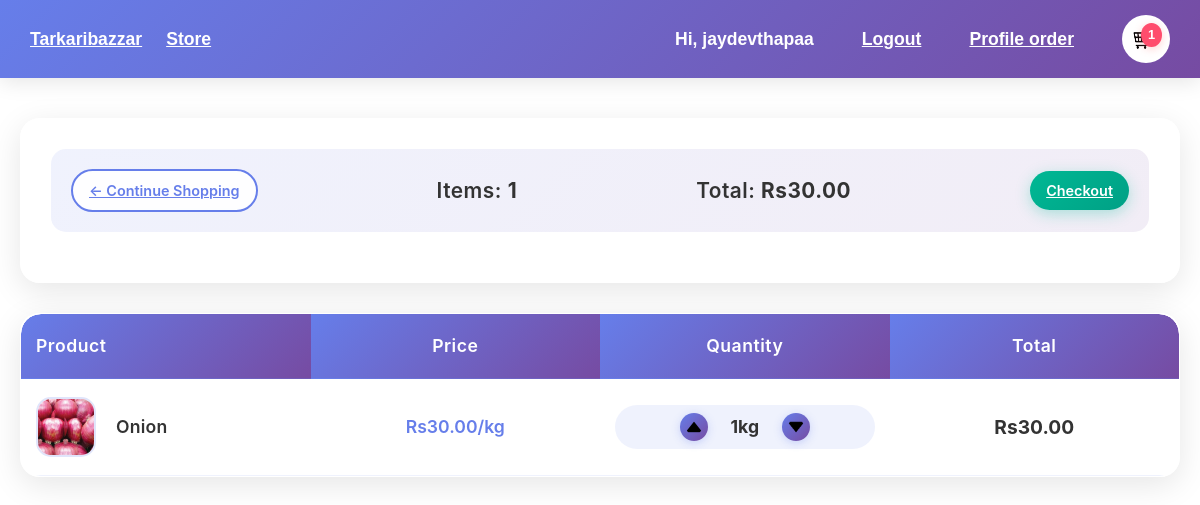
The page /cart/ (signed in) on the database as committed earlier.
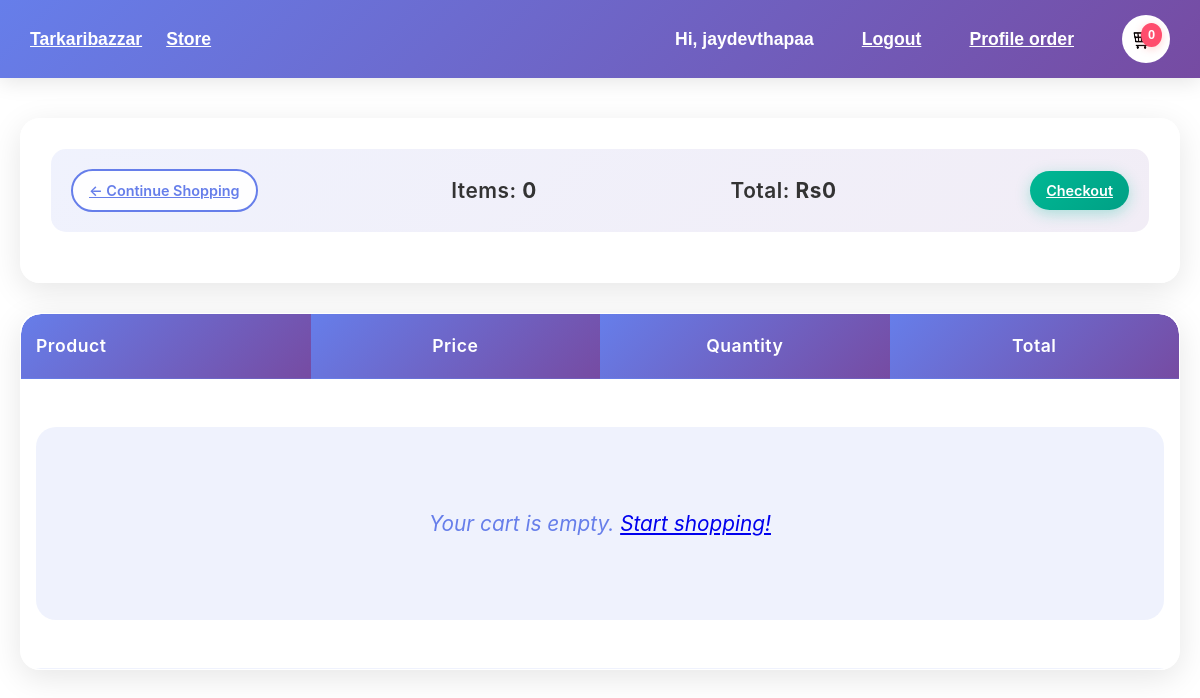
The same page on the database as committed later.
### store/models.py (models this page shows, shortened)
class Order(models.Model):
    customer = models.ForeignKey(Customer, on_delete=models.SET_NULL, blank=True, null=True)
    date_orderd = models.DateTimeField(auto_now_add=True)
    complete = models.BooleanField(default=False, null=True, blank=False)
    transaction_id = models.CharField(max_length=100, null=True, blank=True)
    ref_id = models.CharField(max_length=100, null=True, blank=True)
    payment_status = models.CharField(max_length=20, default='pending', choices=[
        ('pending', 'Pending'),
        ('processing', 'Processing'),
        ('shipped', 'Shipped'),
        ('delivered', 'Delivered'),
        ('completed', 'Completed'),
        ('failed', 'Failed'),
        ('cancelled', 'Cancelled'),
    ])
    payment_error = models.TextField(null=True, blank=True)
    esewa_payment_id = models.CharField(max_length=100, null=True, blank=True)
    esewa_merchant_id = models.CharField(max_length=100, null=True, blank=True)
    payment_method = models.CharField(max_length=20, default='esewa', choices=[
        ('esewa', 'eSewa'),
        ('cod', 'Cash on Delivery'),
    ])
    @property
    def get_cart_total(self):
        orderitems = self.orderitem_set.all()
        total = sum([item.get_total for item in orderitems])
        return total
    @property
    def get_cart_items(self):
        orderitems = self.orderitem_set.all()
        total = len([item for item in orderitems if item.product is not None])
        return total

class OrderItem(models.Model):
    product=models.ForeignKey(Product,on_delete=models.SET_NULL,blank=True,null=True)
    order=models.ForeignKey(Order,on_delete=models.SET_NULL,blank=True,null=True)
    quantity=models.IntegerField(default=0,null=True,blank=True)
    date_added=models.DateTimeField(auto_now_add=True)
    @property
    def get_total(self):
        if self.product is None:
            return 0
        total = self.product.price * self.quantity
        return total

class Product(models.Model):
    name= models.CharField(max_length=100, null=True)
    price = models.DecimalField(max_digits=10, decimal_places=2, default=0.00)
    digital=models.BooleanField(default=False, null=True, blank=False)
    image=models.ImageField(null=True,blank=True)
    about_products = models.TextField(null=True, blank=True, help_text='Brief introduction about the product')
    @property
    def imageURL(self):
        try:
            url= self.image.url
        except:
            url=''
        return url

### store/views.py (the view)
# urls.py: path('cart/', views.cart, name="cart"),
@login_required
def cart(request):
    customer, _ = Customer.objects.get_or_create(user=request.user)
    order, _ = Order.objects.get_or_create(customer=customer, complete=False)
    items = [i for i in order.orderitem_set.all() if i.product]
    return render(request, 'store/cart.html', {
        'items': items, 'order': order, 'cartItems': order.get_cart_items
    })

### store/templates/store/cart.html
{% extends 'store/main.html' %}
{% load static %}
{% block content %}
<link rel="stylesheet" type="text/css" href="{% static 'css/main.css' %}">
<div class="row">
    <div class="col-lg-12">
        <div class="box-element">
            <div class="cart-summary">
                <a class="btn btn-outline-dark" href="{% url 'store' %}">&#x2190; Continue Shopping</a>
                <h5>Items: <strong>{{order.get_cart_items}}</strong></h5>
                <h5>Total: <strong>Rs{{order.get_cart_total}}</strong></h5>
                <a class="btn btn-success" href="{% url 'checkout' %}">Checkout</a>
            </div>
        </div>
        <div class="cart-container">
            <div class="cart-items-container">
                <table class="cart-table">
                    <thead>
                        <tr>
                            <th class="product-col">Product</th>
                            <th class="price-col">Price</th>
                            <th class="qty-col">Quantity</th>
                            <th class="total-col">Total</th>
                        </tr>
                    </thead>
                    <tbody>
                        {% if items %}
                            {% for item in items %}
                            <tr class="cart-row">
                                <td class="product-col">
                                    <div class="product-content">
                                        <img class="row-image" src="{{item.product.imageURL}}" alt="{{item.product.name}}">
                                        <span class="product-name">{{item.product.name}}</span>
                                    </div>
                                </td>
                                <td class="price-col">
                                    <span class="price">Rs{{item.product.price}}/kg</span>
                                </td>
                                <td class="qty-col">
                                    <div class="quantity-controls">
                                        <img data-product={{item.product.id}} data-action="add" class="chg-quantity update-cart" src="{% static 'css/images/arrowup.png'%}" alt="Increase" title="Increase quantity">
                                        <span class="quantity-display">{{item.quantity}}kg</span>
                                        <img data-product={{item.product.id}} data-action="remove" class="chg-quantity update-cart" src="{% static 'css/images/arrowdown.png'%}" alt="Decrease" title="Decrease quantity">
                                    </div>
                                </td>
                                <td class="total-col">
                                    <span class="total-price">Rs{{item.get_total}}</span>
                                </td>
                            </tr>
                            {% endfor %}
                        {% else %}
                            <tr><td colspan="4"><div class="empty-cart">Your cart is empty. <a href="{% url 'store' %}">Start shopping!</a></div></td></tr>
                        {% endif %}
                    </tbody>
                </table>
            </div>
        </div>
    </div>
</div>
{% endblock content %}

### store/templates/store/main.html (shortened to what this page needs)
<!DOCTYPE html>
{% load static %}
<html lang="en">
<head>
    <link rel="stylesheet" href="{% static 'css/main.css' %}">
</head>
<body>
<nav class="navbar custom-navbar">
    <div class="navbar-left">
        <a class="navbar-brand" href="/">Tarkaribazzar</a>
        <a class="nav-link" href="/">Store</a>
    </div>
    <div class="navbar-right">
        {% if user.is_authenticated %}
            <span class="nav-link">Hi, {{ user.username }}</span>
            <a class="nav-link" href="{% url 'logout' %}">Logout</a>
            <a class="nav-link" href="{% url 'profile' %}">Profile order</a>
        {% else %}
            <a class="nav-link" href="{% url 'login' %}">Login as User</a>
            <a class="nav-link" href="/adminpanel/">Login as Admin</a>
        {% endif %}
        <a class="cart-circle" href="{% url 'cart' %}">
            <span class="cart-badge">{{ cartItems }}</span>
        </a>
    </div>
</nav>
<div class="main-content">
    {% block content %}
    {% endblock content %}
</div>
</body>
</html>

Rows that differ between the two databases and show on the page:
no longer on this page (row edited): Order: get_cart_items "1", get_cart_total "30.00"
removed OrderItem: product.imageURL (picture), product.name "Onion", product.price "30.00", quantity "1", get_total "30.00"
added Order: get_cart_items "0", get_cart_total "0"
Other text that changed with them:
{{ cartItems }}: "1" → "0"
text now shown: "Your cart is empty. Start shopping!"
